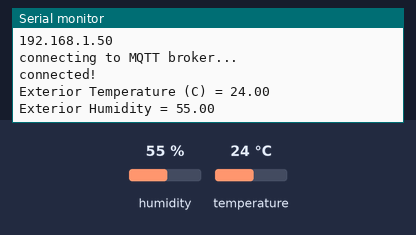
Bench run of a sketch on a simulated ESP8266 (NodeMCU). Shown: the last lines printed to the serial monitor. The test bench sets the inputs (shaded band); at power-on: humidity 55 %, temperature 24 °C. WiFi joins after 1.5 s; servers stay silent unless stated; no MQTT or app messages arrive unless stated.

Above: at 4.7 s.
4.8 s: humidity set to 22 %
At 7.4 s:
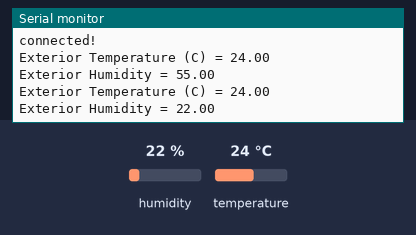
8.6 s: temperature set to 12 °C
At 10.5 s:
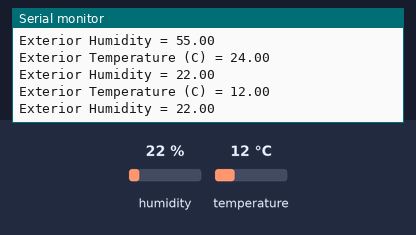
12.4 s: humidity set to 40 %
At 13.7 s:
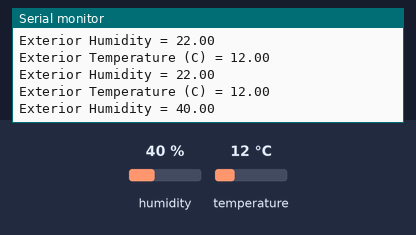
Timing chart, 0 to 15.4 s (numbered marks = the images above; inputs shaded):
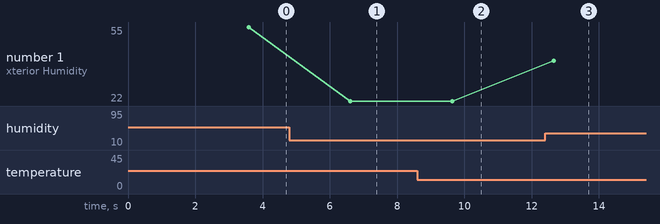

The sketch:

grafana_dht11.ino
```cpp
#include <ESP8266WiFi.h>
#include <MQTTClient.h>
#include<ESP8266WebServer.h>
#include <DHT.h>
#include <ArduinoJson.h>

#define DHTPIN D6
#define DHTTYPE DHT11
DHT dht(DHTPIN, DHTTYPE);


const char* ssid     = "Wi-Fi_network_name";
const char* password = "Wi-Fi_network_password";

WiFiClient WiFiclient;
MQTTClient client;

unsigned long lastMillis = 0;

char data[80];
StaticJsonDocument<200> doc;

void setup() {
 Serial.begin(115200);
 delay(10);
 Serial.println();
 Serial.println();
 Serial.print("Connecting to ");
 Serial.println(ssid);

WiFi.hostname("ESP_YourName");//If you want your NodeMCU to have a specific name in the LAN network

// WIFI CONNECTION

 WiFi.begin(ssid, password);
 while (WiFi.status() != WL_CONNECTED) {
   delay(500);
   Serial.print(".");
 }

 Serial.println("");
 Serial.println("WiFi connected");
 Serial.println("IP address: ");
 Serial.println(WiFi.localIP());
 delay(2000);

// Turn on DHT11 sensor
dht.begin();

// MQTT CONNECTION


 Serial.print("connecting to MQTT broker...");
 client.begin("mqtt_server_name", WiFiclient);//mqtt_server_name -> complete with the mqtt server name (where you want to upload your data)
 connect();
}

void connect() {
 while (!client.connect("grafana_topic", "try", "try")) { //grafana_topic -> complete with the topic you want to retrieve the data
   Serial.print(".");
 }

 Serial.println("\nconnected!");
 client.subscribe("grafana_topic");

}


// SENZOR DHT11


void loop(void)
{
  // We assign the variable "h" to be humidity value, read by the function "dht.readHumidity ()"
  float h = dht.readHumidity();

  // We assign the variable "t" to be temperature value, read by the function "dht.readTemperature()"
  float t = dht.readTemperature();

    if (t>100 || t<0)
  {
    t=0;
  }
    if (h>100 || h<0)
  {
    h=0;
  }
  // Display the message: "Exterior Temperature (C) = "
  Serial.print("Exterior Temperature (C) = ");

  // Display the temperature value in the room, read using DHT11 sensor
  Serial.println(t);

  // Display the message: "Exterior Humidity = "
  Serial.print("Exterior Humidity = ");

  // Display the humidity value in the room, read using the Dht11 sensor
  Serial.println(h);

  String value = "\"HUMID\": " + String(h) ;
  String value2 = ", \"TEMP\": " + String(t) ;
  value = value + value2;
  delay(3000);


 client.loop();
 if(!client.connected()) {
   connect();
 }


// SEND VALUE TO MQTT


 if(millis() - lastMillis > 1000) {
   lastMillis = millis();
   String payload = "{" + value + "}";
   payload.toCharArray(data, (payload.length() + 1));
   client.publish("grafana_topic", data);
 }
}
```

Measured:
- after the input at 4.8 s, the serial monitor: prints a new line after 1.8 s (image 1)
- after the input at 8.6 s, the serial monitor: prints a new line after 1.0 s (image 2)
- after the input at 12.4 s, the serial monitor: prints a new line after 0.26 s (image 3)
- plotted number 1: 55 → 22 after the input at 4.8 s, 22 → 40 after the input at 12.4 s
